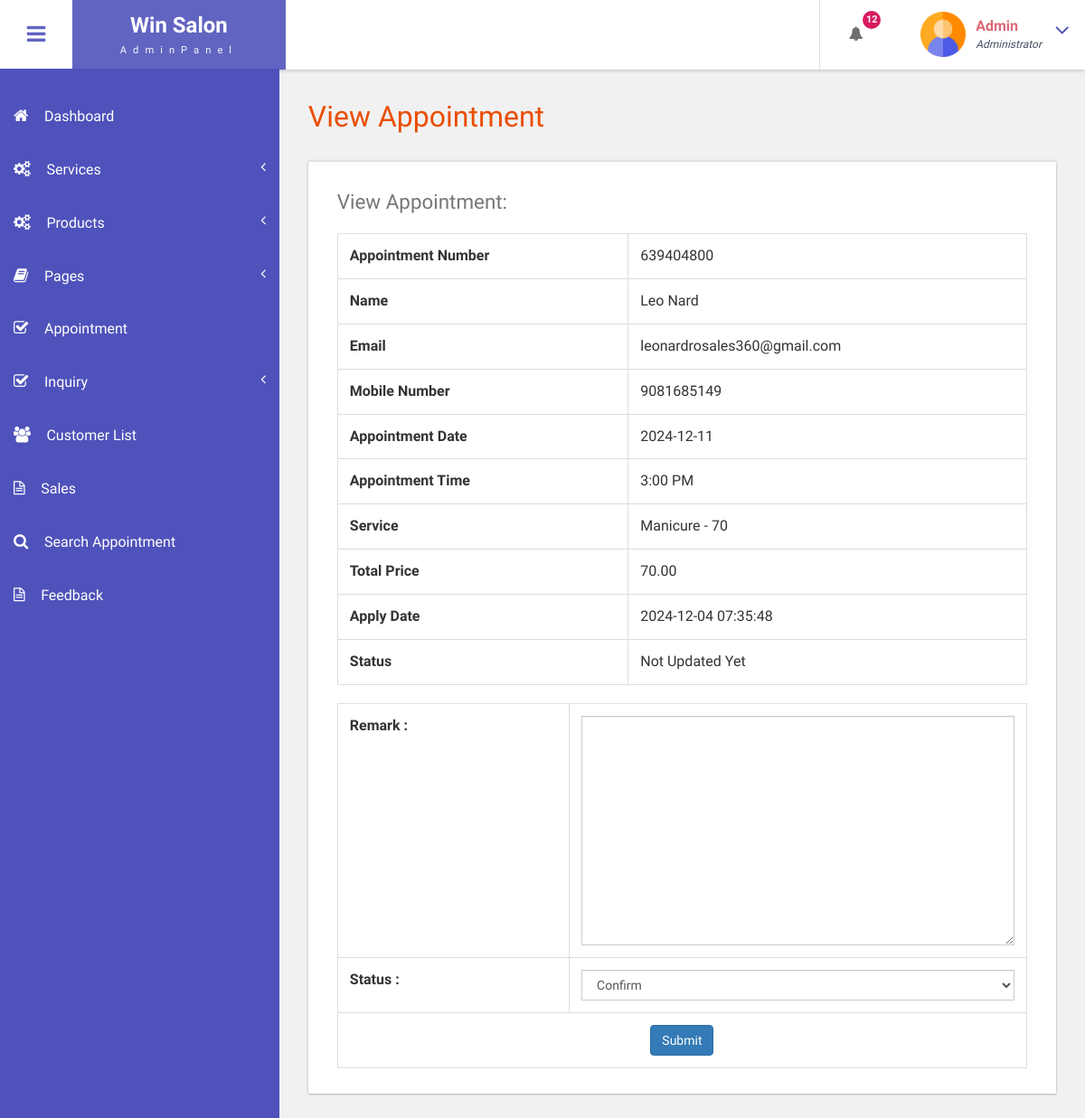
Page /bfs/admin/view-appointment.php?viewid=16 (signed in) on the earlier database version.
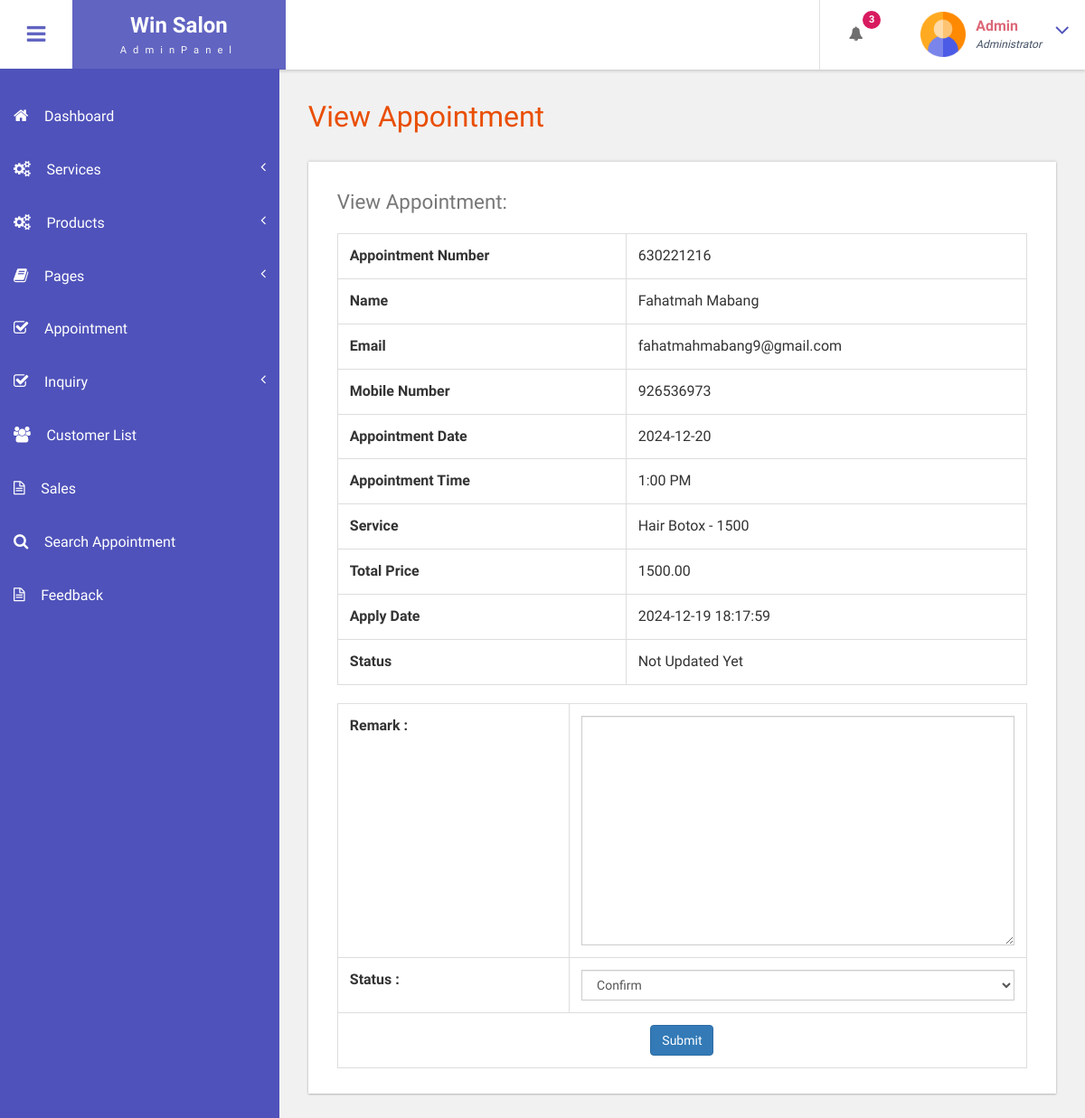
Same page on the later database version.
### tables this page shows
CREATE TABLE `tblbook` (
  `ID` int(10) NOT NULL,
  `UserID` int(10) DEFAULT NULL,
  `AptNumber` int(10) DEFAULT NULL,
  `AptDate` date DEFAULT NULL,
  `AptTime` time DEFAULT NULL,
  `Service` varchar(255) NOT NULL,
  `Message` mediumtext DEFAULT NULL,
  `BookingDate` timestamp NULL DEFAULT current_timestamp(),
  `Remark` varchar(250) DEFAULT NULL,
  `Status` varchar(250) DEFAULT NULL,
  `RemarkDate` timestamp NULL DEFAULT NULL ON UPDATE current_timestamp(),
  `Service_Total_Price` decimal(10,2) DEFAULT 0.00,
  `deleted_at` datetime DEFAULT NULL
);

CREATE TABLE `tbluser` (
  `ID` int(10) NOT NULL,
  `FirstName` varchar(120) DEFAULT NULL,
  `LastName` varchar(250) DEFAULT NULL,
  `MobileNumber` bigint(10) DEFAULT NULL,
  `Email` varchar(120) DEFAULT NULL,
  `Password` varchar(120) DEFAULT NULL,
  `account_activation_hash` varchar(64) DEFAULT NULL,
  `RegDate` timestamp NULL DEFAULT current_timestamp(),
  `LastLogin` timestamp NOT NULL DEFAULT current_timestamp() ON UPDATE current_timestamp()
);

### bfs/admin/view-appointment.php (the view, shortened to what this page needs)
<?php
include('includes/dbconnection.php');
    if (strlen($_SESSION['bpmsaid']==0)) {
  header('location:logout.php');
  } else{
?>
<!DOCTYPE HTML>
<html>
<head>
<link href="css/bootstrap.css" rel='stylesheet' type='text/css' />
<link href="css/style.css" rel='stylesheet' type='text/css' />
<link href="css/font-awesome.css" rel="stylesheet">
<link href="css/animate.css" rel="stylesheet" type="text/css" media="all">
<link href="css/custom.css" rel="stylesheet">
</head>
<body class="cbp-spmenu-push">
	<div class="main-content">
		 <?php include_once('includes/sidebar.php');?>
		 <?php include_once('includes/header.php');?>
		<div id="page-wrapper">
			<div class="main-page">
				<div class="tables">
					<h3 class="title1">View Appointment</h3>
					<div class="table-responsive bs-example widget-shadow">
						<h4>View Appointment:</h4>
						<?php
$cid=$_GET['viewid'];
$ret=mysqli_query($con,"select tbluser.FirstName,tbluser.LastName,tbluser.Email,tbluser.MobileNumber,tblbook.ID as bid,tblbook.AptNumber,tblbook.AptDate,tblbook.AptTime,tblbook.Service, tblbook.Service_Total_Price, tblbook.Message,tblbook.BookingDate,tblbook.Remark,tblbook.Status,tblbook.RemarkDate from tblbook join tbluser on tbluser.ID=tblbook.UserID where tblbook.ID='$cid'");
while ($row=mysqli_fetch_array($ret)) {
?>
						<table class="table table-bordered">
							<tr>
    <th>Appointment Number</th>
    <td><?php  echo $row['AptNumber'];?></td>
  </tr>
  <tr>
<th>Name</th>
    <td><?php  echo $row['FirstName'];?> <?php  echo $row['LastName'];?></td>
  </tr>
<tr>
    <th>Email</th>
    <td><?php  echo $row['Email'];?></td>
  </tr>
   <tr>
    <th>Mobile Number</th>
    <td><?php  echo $row['MobileNumber'];?></td>
  </tr>
   <tr>
    <th>Appointment Date</th>
    <td><?php  echo $row['AptDate'];?></td>
  </tr>
<tr>
    <th>Appointment Time</th>
    <td><?php echo date("g:i A", strtotime($row['AptTime'])); ?></td>
  </tr>
  <tr>
    <th>Service</th>
    <td><?php  echo $row['Service'];?></td>
  </tr>
  <tr>
    <th>Total Price</th>
    <td><?php  echo $row['Service_Total_Price'];?></td>
  </tr>
  <tr>
    <th>Apply Date</th>
    <td><?php  echo $row['BookingDate'];?></td>
  </tr>
<tr>
    <th>Status</th>
    <td> <?php
if($row['Status']=="")
{
  echo "Not Updated Yet";
}
     ;?></td>
  </tr>
						</table>
						<table class="table table-bordered">
							<?php if($row['Status']==""){ ?>
<form name="submit" method="post" enctype="multipart/form-data">
<tr>
    <th>Remark :</th>
    <td>
    <textarea name="remark" placeholder="" rows="12" cols="14" class="form-control wd-450" required="true"></textarea></td>
   </tr>
  <tr>
    <th>Status :</th>
    <td>
   <select name="status" class="form-control wd-450" required="true" >
     <option value="Confirmed" selected="true">Confirm</option>
   </select></td>
  </tr>
  <tr align="center">
    <td colspan="2"><button type="submit" name="submit" class="btn btn-primary">Submit</button></td>
  </tr>
  </form>
						<?php } ?>
						<?php } ?>
					</div>
				</div>
			</div>
		</div>
	</div>
</body>
</html>
<?php }  ?>

### bfs/admin/includes/sidebar.php (shortened to what this page needs)
<div class=" sidebar" role="navigation">
          <div class="navbar-collapse">
      <nav class="cbp-spmenu cbp-spmenu-vertical cbp-spmenu-left" id="cbp-spmenu-s1">
        <ul class="nav" id="side-menu">
          <li>
            <a href="dashboard.php"><i class="fa fa-home nav_icon"></i>Dashboard</a>
          </li>
          <li>
            <a href="add-services.php"><i class="fa fa-cogs nav_icon"></i>Services<span class="fa arrow"></span> </a>
          </li>
          <li>
            <a href="add-services.php"><i class="fa fa-cogs nav_icon"></i>Products<span class="fa arrow"></span> </a>
          </li>
          <li class="">
            <a href="about-us.php"><i class="fa fa-book nav_icon"></i>Pages <span class="fa arrow"></span></a>
          </li>
          <li>
            <a href="all-appointment.php"><i class="fa fa-check-square-o nav_icon"></i>Appointment</a>
          </li>
         <li>
            <a href="readenq.php"><i class="fa fa-check-square-o nav_icon"></i>Inquiry<span class="fa arrow"></span></a>
          </li>
           <li>
            <a href="customer-list.php" class="chart-nav"><i class="fa fa-users nav_icon"></i>Customer List</a>
          </li>
          <li>
            <a href="invoices.php" class="chart-nav"><i class="fa fa-file-text-o nav_icon"></i>Sales</a>
          </li>
          <li>
            <a href="search-appointment.php" class="chart-nav"><i class="fa fa-search nav_icon"></i>Search Appointment</a>
          </li>
          <li>
            <a href="feedbacks.php" class="chart-nav"><i class="fa fa-file-text-o nav_icon"></i>Feedback</a>
          </li>
        </ul>
      </nav>
    </div>
  </div>

### bfs/admin/includes/header.php (shortened to what this page needs)
<div class="sticky-header header-section ">
      <div class="header-left">
        <button id="showLeftPush"><i class="fa fa-bars"></i></button>
        <div class="logo">
          <a href="index.html">
            <h1>Win Salon</h1>
            <span>AdminPanel</span>
          </a>
        </div>
      </div>
      <div class="header-right">
        <div class="profile_details_left">
          <ul class="nofitications-dropdown">
            <?php
            $ret1 = mysqli_query($con, "SELECT tbluser.FirstName, tbluser.LastName, tblbook.ID as bid, tblbook.AptNumber
                            FROM tblbook
                            JOIN tbluser ON tbluser.ID = tblbook.UserID
                            WHERE tblbook.Status IS NULL
                            ORDER BY tblbook.ID DESC");
            $num = mysqli_num_rows($ret1);
            ?>
            <li class="dropdown head-dpdn">
              <a href="#" class="dropdown-toggle" data-toggle="dropdown" aria-expanded="false"><i class="fa fa-bell"></i><span class="badge blue"><?php echo $num;?></span></a>
            </li>
          </ul>
          <div class="clearfix"> </div>
        </div>
        <div class="profile_details">
        <?php
$adid=$_SESSION['bpmsaid'];
$ret=mysqli_query($con,"select AdminName from tbladmin where ID='$adid'");
$row=mysqli_fetch_array($ret);
$name=$row['AdminName'];
?>
          <ul>
            <li class="dropdown profile_details_drop">
              <a href="#" class="dropdown-toggle" data-toggle="dropdown" aria-expanded="false">
                <div class="profile_img">
                  <span class="prfil-img"><img src="images/admin.png" alt="" width="50" height="50"> </span>
                  <div class="user-name">
                    <p><?php echo $name; ?></p>
                    <span>Administrator</span>
                  </div>
                  <i class="fa fa-angle-down lnr"></i>
                  <div class="clearfix"></div>
                </div>
              </a>
            </li>
          </ul>
        </div>
      </div>
      <div class="clearfix"> </div>
    </div>

### bfs/admin/css/custom.css (style rules this page uses)
#page-wrapper { padding:7em 2em 2.5em; background-color: #F1F1F1; }
.sidebar .arrow { float: right; }
.sidebar .fa.arrow:before { content: "\f104"; }

Differences in the rows shown:
changed tblbook: AptNumber "639404800" → "630221216"; UserID.FirstName "Leo" → "Fahatmah"; UserID.LastName "Nard" → "Mabang"; UserID.Email "leonardrosales360@gmail.com" → "fahatmahmabang9@gmail.com"; UserID.MobileNumber "9081685149" → "926536973"; AptDate "2024-12-11" → "2024-12-20"; AptTime "3:00 PM" → "1:00 PM"; Service "Manicure - 70" → "Hair Botox - 1500"; Service_Total_Price "70.00" → "1500.00"; BookingDate "2024-12-04 07:35:48" → "2024-12-19 18:17:59"
Other differences:
$num: "12" → "3"
